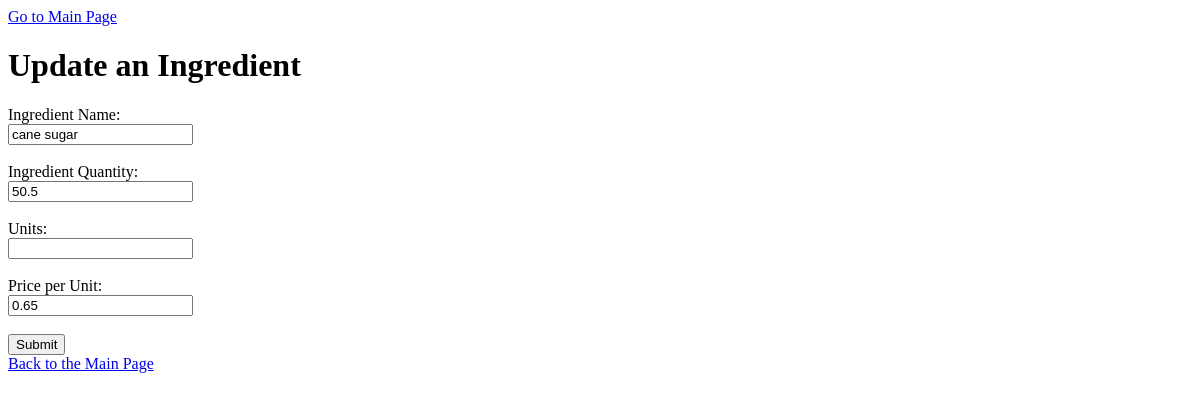
The app's page /update/3, older data.
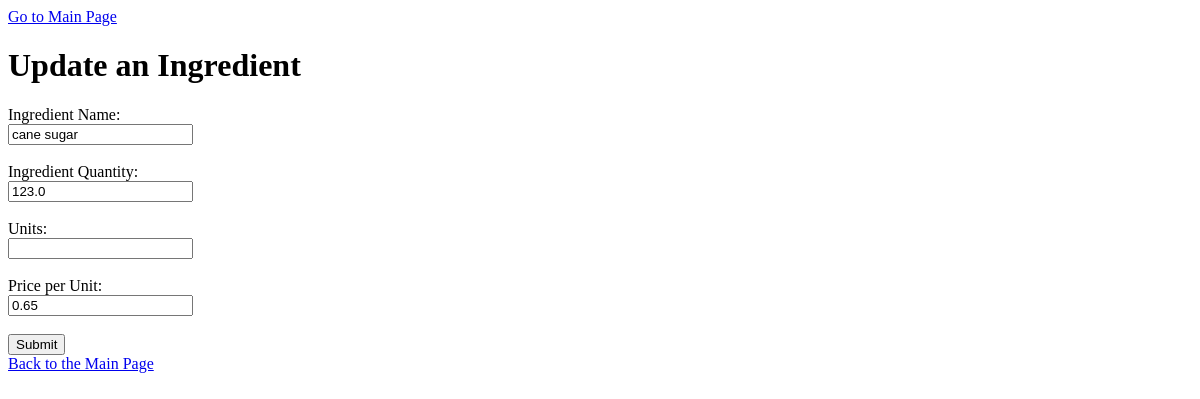
The same page, newer data.
### inventory/models.py (models this page shows, shortened)
class Ingredient(models.Model):
    name = models.CharField(max_length=100, unique=True)
    quantity = models.FloatField(default=0.0)
    unit = models.CharField(max_length=20)
    unit_price = models.FloatField(default=0.0)
    class Meta:
        ordering = ['quantity']

### inventory/views.py (the view)
# urls.py: path('update/<int:id>', views.update, name='update'),
def update(request, id):
    upd_ingredient = Ingredient.objects.get(id=id)
    template = loader.get_template('inventory/update.html')
    context = {
        'upd_ingredient': upd_ingredient
        }
    return HttpResponse(template.render(context, request))

### inventory/templates/inventory/update.html (shortened to what this page needs)
{% extends 'base.html' %}
{% block content %}
<body>
    <h1>Update an Ingredient</h1>
    <form action="updateingredient/{{ upd_ingredient.id }}" method="POST">
        Ingredient Name:<br>
        <input name='name' value='{{ upd_ingredient.name }}'>
        <br><br>
        Ingredient Quantity:<br>
        <input name='quantity' value='{{ upd_ingredient.quantity }}'>
        <br><br>
        Units:<br>
        <input name='units' value='{{ upd_ingredient.units }}'>
        <br><br>
        Price per Unit:<br>
        <input name='unit_price' value='{{ upd_ingredient.unit_price }}'>
        <br><br>
        <input type="submit" value="Submit">
    </form>
</body>
{% endblock %}

Row changes from the older to the newer data that the page shows:
changed Ingredient "cane sugar": quantity "50.5" → "123.0"
